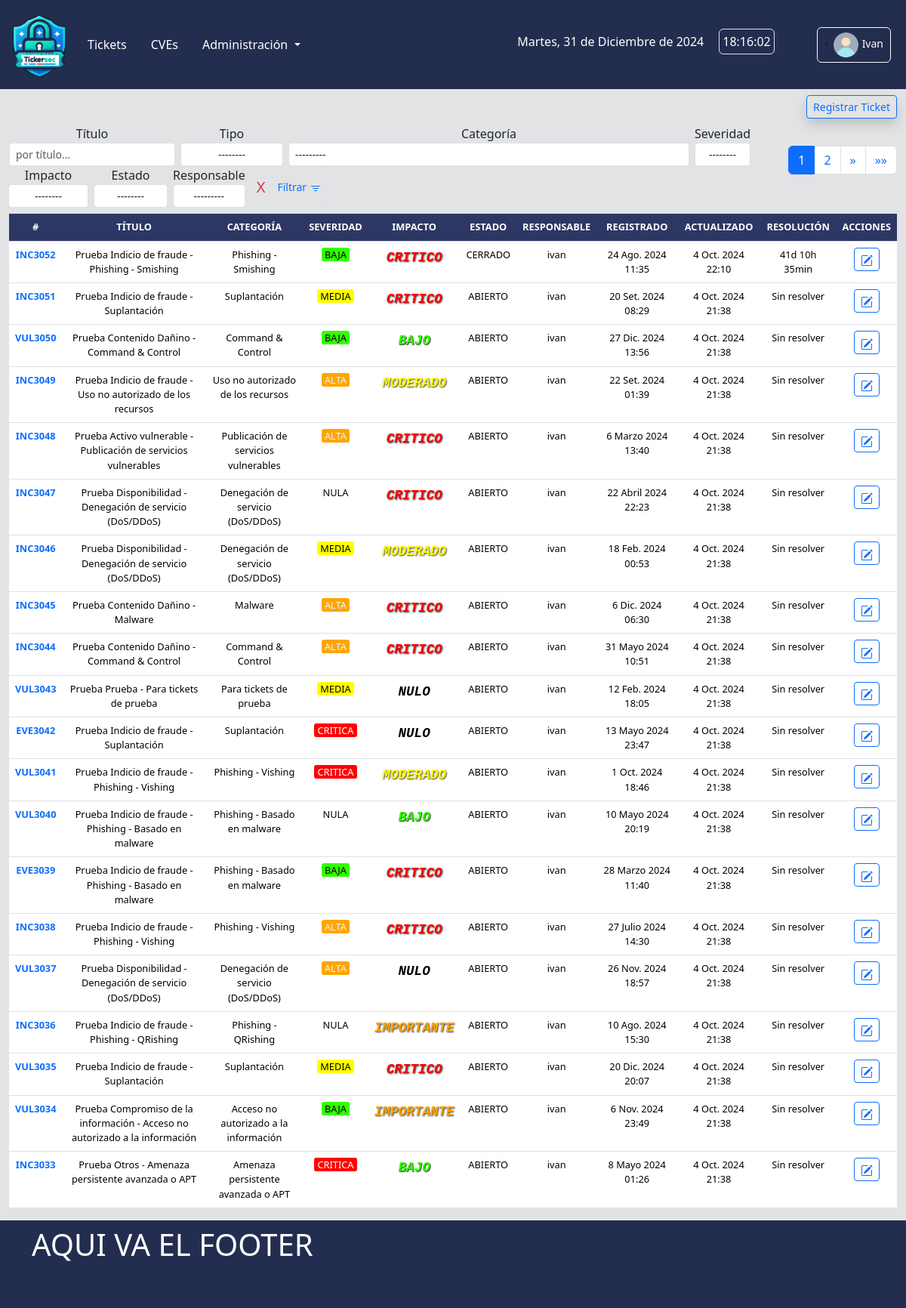
Page /core/tickets/ (signed in) on the earlier database version.
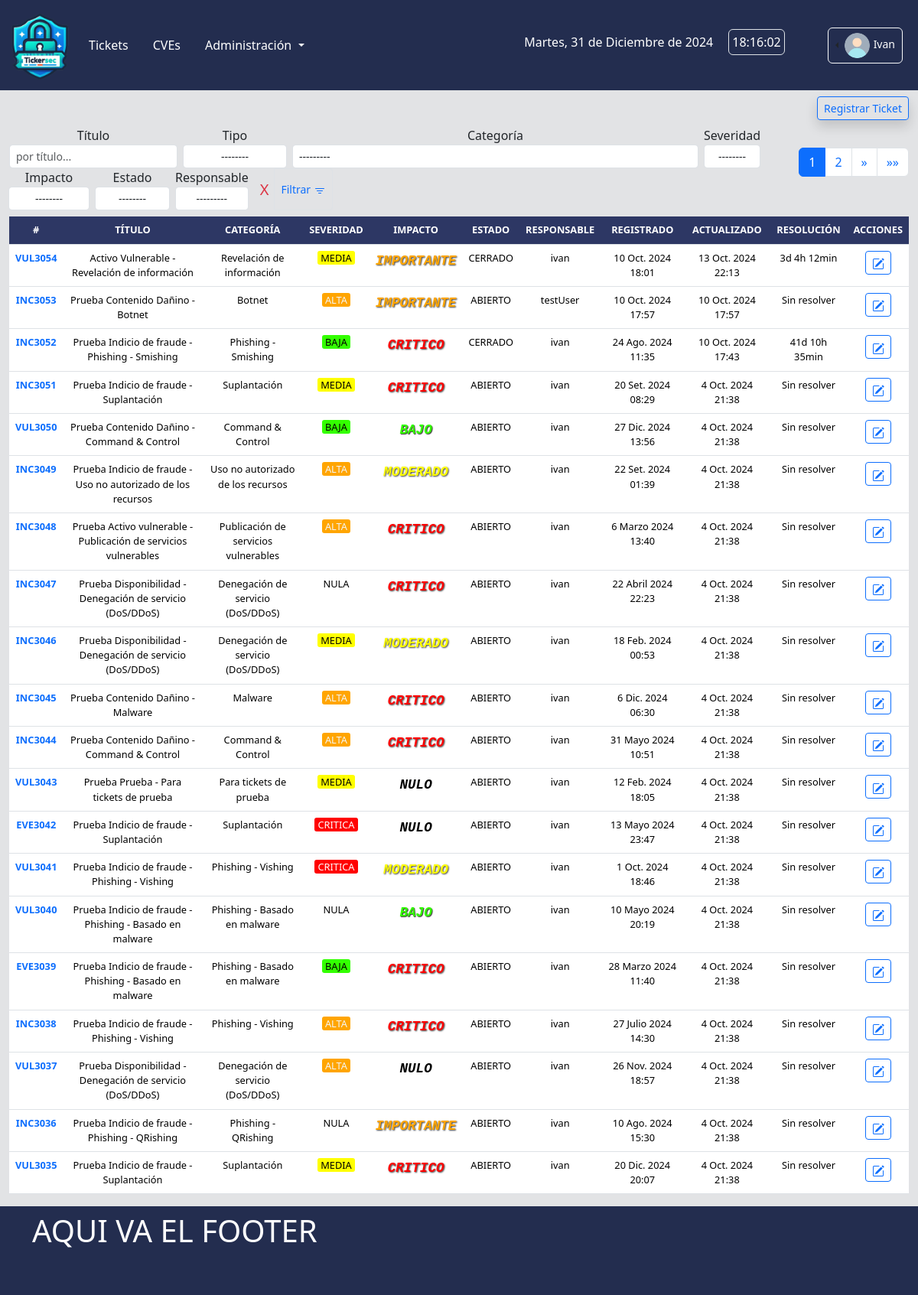
Same page on the later database version.
### core/models.py (models this page shows, shortened)
class Ticket(models.Model):
    type = models.CharField(verbose_name='Tipo', max_length=50, choices=TicketType.choices, default=TicketType.INCIDENTE)
    category = models.ForeignKey(TicketCategory, verbose_name='Categoria', related_name='categorias', on_delete=models.PROTECT)
    title = models.CharField(verbose_name='Titulo', max_length=50, blank=False)
    createdAt = models.DateTimeField(auto_now_add=True) # auto_now_add: actualiza el valor con la hora y la fecha de creación del registro.
    lastUpdate = models.DateTimeField(auto_now=True) # auto_now: actualiza el valor del campo a la hora y fecha actuales cada vez que se llama a Model.save().
    resolution = models.DurationField(verbose_name='Resolucion', blank=True, null=True)
    severity = models.CharField(verbose_name='Severidad', choices=Severity.choices, default=Severity.NULA, max_length=7)
    impact = models.CharField(verbose_name='Impacto', choices=Impact.choices, default=Impact.NULO, max_length=10)
    status = models.CharField(verbose_name='Estado', choices=TicketStatus.choices, default=TicketStatus.ABIERTO, max_length=10)
    createdBy = models.ForeignKey(User, verbose_name='Remitente', related_name='created_tickets', on_delete=models.PROTECT, blank=False)
    assignedTo = models.ForeignKey(User, verbose_name='Responsable', related_name='assigned_tickets', on_delete=models.PROTECT, blank=False)
    resume = models.CharField(verbose_name='Resumen', max_length=300, blank=False)
    report = models.ForeignKey(TicketReport, verbose_name='Reporte', related_name='reportes', on_delete=models.PROTECT, null=True, blank=True)
    def resolution_display(self):
        if not self.resolution:
            return 'Sin resolver'
        else:
            total_seconds = int(self.resolution.total_seconds())
            days = total_seconds // 86400
            hours = (total_seconds % 86400) // 3600
            minutes = (total_seconds % 3600) // 60
            return f'{days}d {hours}h {minutes}min'
    class Meta:
        ordering = ['-pk']
        verbose_name_plural = 'Tickets'

class TicketCategory(models.Model):
    name = models.CharField(verbose_name='Categoria', max_length=50, blank=False)
    subcategory = models.CharField(verbose_name='Subcategoria', max_length=50, unique=True, blank=False)
    description = models.CharField(verbose_name='Descripcion', max_length=500, blank=False)
    createdAt = models.DateTimeField(auto_now_add=True)
    createdBy = models.ForeignKey(User, on_delete=models.PROTECT, null=False)
    active = models.BooleanField(verbose_name='Activo', null=False, default=True)
    def __str__(self):
        return f'{self.name} - {self.subcategory}'
    class Meta:
        ordering = ['name', 'subcategory']
        verbose_name_plural = 'Categorias'

### core/views.py (the view)
# urls.py: path("tickets/", TicketListView.as_view(), name="tickets"),
class TicketListView(ListView):
    model = Ticket
    template_name = 'core/ticket_list.html'
    context_object_name = 'ticket_list'
    login_url = 'login'
    paginate_by = 20
    def get_queryset(self):
        queryset = super().get_queryset()
        form = TicketSearchForm(self.request.GET)
        if form.is_valid():
            if form.cleaned_data['q']:
                queryset = queryset.filter(title__icontains=form.cleaned_data['q'])
            if form.cleaned_data['type']:
                queryset = queryset.filter(type=form.cleaned_data['type'])
            if form.cleaned_data['category']:
                queryset = queryset.filter(category=form.cleaned_data['category'])
            if form.cleaned_data['severity']:
                queryset = queryset.filter(severity=form.cleaned_data['severity'])
            if form.cleaned_data['impact']:
                queryset = queryset.filter(impact=form.cleaned_data['impact'])
            if form.cleaned_data['status']:
                queryset = queryset.filter(status=form.cleaned_data['status'])
            if form.cleaned_data['assignedTo']:
                queryset = queryset.filter(assignedTo=form.cleaned_data['assignedTo'])
        return queryset
    def get_context_data(self, **kwargs):
        context = super().get_context_data(**kwargs)
        context['newTicketForm'] = TicketForm()
        context['categories'] = TicketCategory.objects.all()
        context['searchForm'] = TicketSearchForm(self.request.GET)
        return context

### core/forms.py
class TicketForm(forms.ModelForm):
    class Meta:
        model = Ticket
        fields = ['type', 'category', 'title', 'severity', 'impact', 'assignedTo', 'resume']
        widgets = {
            'type': forms.Select(attrs={'class': 'form-control form-control-sm'}),
            'category': forms.Select(attrs={'class': 'form-control form-control-sm'}),
            'title': forms.TextInput(attrs={'class': 'form-control form-control-sm',  'minlength': 5, }),
            'severity': forms.Select(attrs={'class': 'form-control form-control-sm'}),
            'impact': forms.Select(attrs={'class': 'form-control form-control-sm'}),
            'assignedTo': forms.Select(attrs={'class': 'form-control form-control-sm'}),
            'resume': forms.Textarea(attrs={'class': 'form-control form-control-sm', 'rows': 4, }),
        }

### templates/core/ticket_list.html (shortened to what the changed rows need)
{% extends "dash/base.html" %}
{% load static %}
{% block main %}
<div class="container-fluid my-2">
    <div class="d-flex align-items-center justify-content-between py-2">
        <form action="{% url 'core:tickets' %}" method="get">
            <div class="d-flex flex-colum input-group text-center">
                {% for field in searchForm %}
                <div class="form-group me-2">
                    <label for="{{form.label.id_for_label}}">{{field.label}}</label>
                    {{field}}
                </div>
                {% endfor %}
            </div>
        </form>
        <nav aria-label="Page navigation">
            <ul class="pagination">
                {% for num in page_obj.paginator.page_range %}
                {% if page_obj.number == num %}
                <li class="page-item active"><span class="page-link">{{ num }}</span></li>
                {% elif num > page_obj.number|add:'-2' and num < page_obj.number|add:'2' %}
                <li class="page-item"><a class="page-link" href="?page={{ num }}">{{ num }}</a></li>
                {% endif %}
                {% endfor %}
            </ul>
        </nav>
    </div>
    <table class="table table-hover" style="font-size: .8rem;">
        <thead class="text-center">
            <tr>
                <th scope="col" class="bg-blueMilei-subtle text-white text-uppercase">#</th>
                <th scope="col" class="bg-blueMilei-subtle text-white text-uppercase">Título</th>
                <th scope="col" class="bg-blueMilei-subtle text-white text-uppercase">Categoría</th>
                <th scope="col" class="bg-blueMilei-subtle text-white text-uppercase">Severidad</th>
                <th scope="col" class="bg-blueMilei-subtle text-white text-uppercase">Impacto</th>
                <th scope="col" class="bg-blueMilei-subtle text-white text-uppercase">Estado</th>
                <th scope="col" class="bg-blueMilei-subtle text-white text-uppercase">Responsable</th>
                <th scope="col" class="bg-blueMilei-subtle text-white text-uppercase">Registrado</th>
                <th scope="col" class="bg-blueMilei-subtle text-white text-uppercase">Actualizado</th>
                <th scope="col" class="bg-blueMilei-subtle text-white text-uppercase">Resolución</th>
                <th scope="col" class="bg-blueMilei-subtle text-white text-uppercase">Acciones</th>
            </tr>
        </thead>
        <tbody class="text-center">
            {% for ticket in ticket_list %}
            <tr>
                <th scope="row">
                    {% if user.is_authenticated %}
                    <a class="text-decoration-none"
                        href="{% url 'core:detail-ticket' ticket.pk %}">{{ticket.type}}{{ticket.pk}}</a>
                    {% else %}
                    {{ticket.type}}{{ticket.pk}}
                    {% endif %}
                </th>
                <td>{{ ticket.title }}</td>
                <td title="{{ticket.category.name}}">{{ ticket.category.subcategory }}</td>
                <td><span class="severidad-{{ ticket.severity|lower }} px-1">{{ ticket.severity }}</span></td>
                <td><span class="impacto-{{ ticket.impact|lower }}">{{ ticket.impact }}</span></td>
                <td>{{ ticket.status }}</td>
                <td>{{ ticket.assignedTo }}</td>
                <td>{{ ticket.createdAt }}</td>
                <td>{{ ticket.lastUpdate }}</td>
                <td>{{ ticket.resolution_display }}</td>
                <td>
                    {% if user.is_authenticated %}
                    <a href="{% url 'core:update-ticket' ticket.pk %}" class="btn btn-sm btn-outline-primary" title="Editar">
                    </a>
                    {% endif %}
                </td>
            </tr>
            {% endfor %}
        </tbody>
    </table>
</div>
{% endblock main %}

Differences in the rows shown:
no longer on this page (row unchanged): Ticket: type "VUL", pk "3034", title "Prueba Compromiso de la información - Acceso no autorizado a la información", category.subcategory "Acceso no autorizado a la información", severity "BAJA", impact "IMPORTANTE", status "ABIERTO", assignedTo "ivan", createdAt "6 Nov. 2024 23:49", lastUpdate "4 Oct. 2024 21:38", resolution_display "Sin resolver"
no longer on this page (row unchanged): Ticket: type "INC", pk "3033", title "Prueba Otros - Amenaza persistente avanzada o APT", category.subcategory "Amenaza persistente avanzada o APT", severity "CRITICA", impact "BAJO", status "ABIERTO", assignedTo "ivan", createdAt "8 Mayo 2024 01:26", lastUpdate "4 Oct. 2024 21:38", resolution_display "Sin resolver"
added Ticket: type "VUL", pk "3054", title "Activo Vulnerable - Revelación de información", category.subcategory "Revelación de información", severity "MEDIA", impact "IMPORTANTE", status "CERRADO", assignedTo "ivan", createdAt "10 Oct. 2024 18:01", lastUpdate "13 Oct. 2024 22:13", resolution_display "3d 4h 12min"
added Ticket: type "INC", pk "3053", title "Prueba Contenido Dañino - Botnet", category.subcategory "Botnet", severity "ALTA", impact "IMPORTANTE", status "ABIERTO", assignedTo "testUser", createdAt "10 Oct. 2024 17:57", lastUpdate "10 Oct. 2024 17:57", resolution_display "Sin resolver"
changed Ticket "Prueba Indicio de fraude - Phishing - Smishing": lastUpdate "4 Oct. 2024 22:10" → "10 Oct. 2024 17:43"
